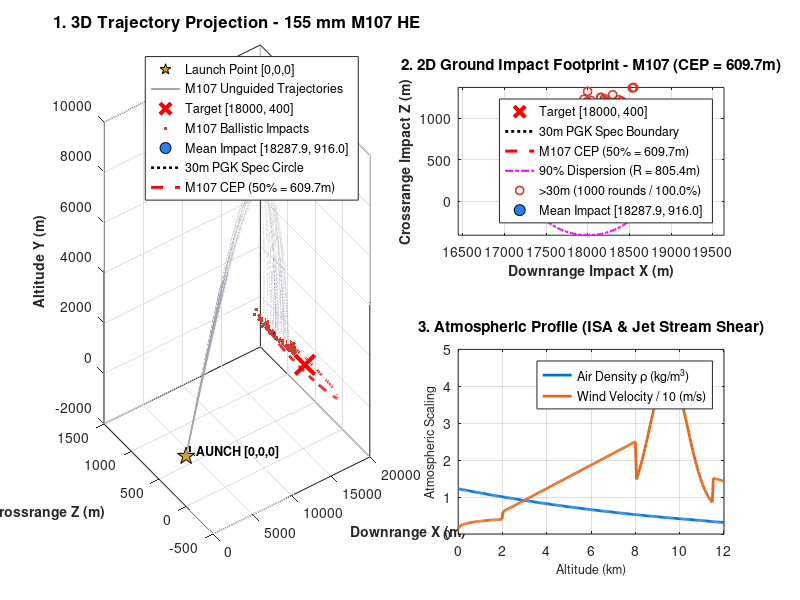

This chart was generated by the following MATLAB code:
function unguided(num_runs)
    % =========================================================================
    % 155 mm CONVENTIONAL ARTILLERY - PARALLEL UNGUIDED M107 BALLISTIC SIMULATION
    % =========================================================================
    % Simulates the standard 155 mm M107 High-Explosive (HE) projectile:
    %   - Projectile Mass: 43.10 kg (nominal 95.0 lbs)
    %   - Caliber Diameter: 155 mm (6.10 in)
    %   - Drag Model: STANAG 4355 / McCoy aerodynamic drag coefficient Cd(Mach)
    %   - Environmental: ISA Atmosphere + High-Altitude Jet Stream Shear Layer
    %   - Spin Dynamics: 1:20 twist rifling, viscous roll decay, yaw of repose
    %   - Dispersion: Gun barrel muzzle velocity and quadrant pointing variations
    %   - Parallel Architecture: High-throughput SIMD batch vectorization across
    %     all rounds simultaneously, utilizing multi-threaded OpenMP/BLAS cores.
    % =========================================================================

    if nargin < 1, num_runs = 1000; end
    target = [18000, 400];              % Designated Target [Downrange, Crossrange] (m)

    % Nominal Gun Firing Solution (M109/ATAGS 155mm, Top Zone Propelling Charge)
    v0_nominal    = 827.0;             % M107 nominal muzzle velocity at Charge 8 (m/s)
    theta_nominal = 54.5;              % Quadrant elevation angle (degrees) for ~18 km range
    psi_nominal   = 0.0;               % Gun azimuth laying angle (degrees)
    
    % Standard 155 mm Artillery Dispersion (1-Sigma Standard Deviations)
    sigma_v0      = 3.5;               % Muzzle velocity variation (m/s) (~0.4% PE)
    sigma_angle   = 0.15;              % Gun laying pointing error (degrees) (~2.6 mils)
    
    max_traj_to_plot = min(num_runs, 40);
    
    fprintf('Running %d UNGUIDED M107 Monte Carlo simulations (Parallel SIMD Engine)...', num_runs);
    t_start = tic;
    
    % --- Parallel Batch Monte Carlo Integration ---
    [impact_points, trajectories] = run_parallel_monte_carlo(num_runs, v0_nominal, theta_nominal, psi_nominal, ...
                                                             sigma_v0, sigma_angle, max_traj_to_plot);
    t_elapsed = toc(t_start);
    fprintf(' Done in %.2f s (%.0f rounds/sec).\n', t_elapsed, num_runs / t_elapsed);
    
    % --- Statistical & CEP Calculations ---
    dx = impact_points(:, 1) - target(1);
    dz = impact_points(:, 2) - target(2);
    miss_distances = sqrt(dx.^2 + dz.^2);
    
    % CEP is the median (50th percentile) radius from target
    cep_radius = prctile(miss_distances, 50);
    cep_90     = prctile(miss_distances, 90);
    pass_rate  = 100 * mean(miss_distances <= 30.0);
    fail_rate  = 100 - pass_rate;
    
    % Mean Impact Point (MIP) showing systemic wind drift bias
    mip = mean(impact_points, 1);
    
    is_hit  = miss_distances <= 30.0;
    is_miss = ~is_hit;
    
    % --- Visualizations: All 3 Diagrams in a Single Unified Window ---
    try
        is_headless = isempty(getenv('DISPLAY'));
        vis_mode = 'on';
        if is_headless, vis_mode = 'off'; end
        
        angles = linspace(0, 2*pi, 250);
        
        % UNIFIED SINGLE WINDOW (1600 x 850)
        fig = figure('Visible', vis_mode, 'Color', [1 1 1], 'Position', [40, 40, 1600, 850], ...
                     'Name', '155 mm M107 Unguided Ballistic Analysis - Parallel Engineering Display');
        
        % =================================================================
        % DIAGRAM 1 (Left 2 Subplots Span): 3D Trajectory Projection
        % =================================================================
        ax_3d = subplot(2, 2, [1, 3]);
        hold(ax_3d, 'on'); grid(ax_3d, 'on'); box(ax_3d, 'on');
        
        % Launch Origin [0,0,0]
        plot3(ax_3d, 0, 0, 0, 'p', 'MarkerSize', 13, 'MarkerFaceColor', [0.85 0.65 0.1], ...
              'MarkerEdgeColor', 'k', 'DisplayName', 'Launch Point [0,0,0]');
        text(ax_3d, 300, 0, 150, 'LAUNCH [0,0,0]', 'FontSize', 9, 'FontWeight', 'bold');
        
        % Plot 3D ballistic trajectory bundle
        first_line = true;
        for k = 1:length(trajectories)
            if ~isempty(trajectories{k})
                tr = trajectories{k};
                if first_line
                    plot3(ax_3d, tr(:,1), tr(:,3), tr(:,2), 'Color', [0.50 0.50 0.55], 'LineWidth', 1.0, ...
                          'DisplayName', 'M107 Unguided Trajectories');
                    first_line = false;
                else
                    plot3(ax_3d, tr(:,1), tr(:,3), tr(:,2), 'Color', [0.65 0.65 0.70], 'LineWidth', 0.8, ...
                          'HandleVisibility', 'off');
                end
            end
        end
        
        % Target in 3D ground plane
        plot3(ax_3d, target(1), target(2), 0, 'rx', 'MarkerSize', 14, 'LineWidth', 3, 'DisplayName', 'Target [18000, 400]');
        
        % Ground Impacts in 3D
        plot3(ax_3d, impact_points(:, 1), impact_points(:, 2), zeros(num_runs, 1), ...
              '.', 'Color', [0.8 0.25 0.2], 'MarkerSize', 8, 'DisplayName', 'M107 Ballistic Impacts');
        
        % Mean Impact Point in 3D
        plot3(ax_3d, mip(1), mip(2), 0, 'bo', 'MarkerSize', 8, 'MarkerFaceColor', [0.15 0.5 0.95], ...
              'MarkerEdgeColor', 'k', 'DisplayName', sprintf('Mean Impact [%.1f, %.1f]', mip(1), mip(2)));
        
        % 30m Spec Circle in 3D
        plot3(ax_3d, target(1) + 30*cos(angles), target(2) + 30*sin(angles), zeros(size(angles)), ...
              'k:', 'LineWidth', 1.8, 'DisplayName', '30m PGK Spec Circle');
        
        % Calculated Unguided CEP Circle in 3D
        plot3(ax_3d, target(1) + cep_radius*cos(angles), target(2) + cep_radius*sin(angles), zeros(size(angles)), ...
              'r--', 'LineWidth', 2.0, 'DisplayName', sprintf('M107 CEP (50%% = %.1fm)', cep_radius));
        
        xlabel(ax_3d, 'Downrange X (m)', 'FontSize', 10, 'FontWeight', 'bold');
        ylabel(ax_3d, 'Crossrange Z (m)', 'FontSize', 10, 'FontWeight', 'bold');
        zlabel(ax_3d, 'Altitude Y (m)', 'FontSize', 10, 'FontWeight', 'bold');
        title(ax_3d, '1. 3D Trajectory Projection - 155 mm M107 HE', 'FontSize', 12, 'FontWeight', 'bold');
        view(ax_3d, [-35, 24]);
        legend(ax_3d, 'Location', 'northeast');
        
        % =================================================================
        % DIAGRAM 2 (Top Right): 2D Ground Impact Dispersion Footprint
        % =================================================================
        ax_2d = subplot(2, 2, 2);
        hold(ax_2d, 'on'); grid(ax_2d, 'on'); box(ax_2d, 'on');
        
        % Target
        plot(ax_2d, target(1), target(2), 'rx', 'MarkerSize', 15, 'LineWidth', 3, 'DisplayName', 'Target [18000, 400]');
        
        % 30m Requirement Circle
        plot(ax_2d, target(1) + 30*cos(angles), target(2) + 30*sin(angles), 'k:', 'LineWidth', 2.0, ...
             'DisplayName', '30m PGK Spec Boundary');
        
        % Calculated Unguided 50% CEP Circle
        plot(ax_2d, target(1) + cep_radius*cos(angles), target(2) + cep_radius*sin(angles), 'r--', 'LineWidth', 2.2, ...
             'DisplayName', sprintf('M107 CEP (50%% = %.1fm)', cep_radius));
        
        % 90% Ballistic Dispersion Circle
        plot(ax_2d, target(1) + cep_90*cos(angles), target(2) + cep_90*sin(angles), 'm-.', 'LineWidth', 1.5, ...
             'DisplayName', sprintf('90%% Dispersion (R = %.1fm)', cep_90));
        
        % Scatter Points: Hits vs Misses
        if any(is_hit)
            plot(ax_2d, impact_points(is_hit, 1), impact_points(is_hit, 2), '.', 'Color', [0.1 0.65 0.25], ...
                 'MarkerSize', 12, 'DisplayName', sprintf('<=30m (%d rounds / %.1f%%)', sum(is_hit), pass_rate));
        end
        if any(is_miss)
            plot(ax_2d, impact_points(is_miss, 1), impact_points(is_miss, 2), 'o', 'Color', [0.85 0.2 0.15], ...
                 'MarkerSize', 6, 'LineWidth', 1.2, 'DisplayName', sprintf('>30m (%d rounds / %.1f%%)', sum(is_miss), fail_rate));
        end
        
        % Mean Impact Point
        plot(ax_2d, mip(1), mip(2), 'bo', 'MarkerSize', 8, 'MarkerFaceColor', [0.15 0.5 0.95], ...
             'MarkerEdgeColor', 'k', 'DisplayName', sprintf('Mean Impact [%.1f, %.1f]', mip(1), mip(2)));
        
        xlabel(ax_2d, 'Downrange Impact X (m)', 'FontSize', 10, 'FontWeight', 'bold');
        ylabel(ax_2d, 'Crossrange Impact Z (m)', 'FontSize', 10, 'FontWeight', 'bold');
        title(ax_2d, sprintf('2. 2D Ground Impact Footprint - M107 (CEP = %.1fm)', cep_radius), 'FontSize', 11, 'FontWeight', 'bold');
        legend(ax_2d, 'Location', 'northeast');
        axis(ax_2d, 'equal');
        
        % =================================================================
        % DIAGRAM 3 (Bottom Right): Atmospheric Profile (ISA & Jet Stream)
        % =================================================================
        ax_env = subplot(2, 2, 4);
        hold(ax_env, 'on'); grid(ax_env, 'on'); box(ax_env, 'on');
        alts_plot = linspace(0, 12000, 250);
        rhos_plot = zeros(size(alts_plot));
        winds_plot = zeros(size(alts_plot));
        nom_env.ground_wind_speed = 4.0;
        nom_env.ground_wind_azimuth = 45.0;
        nom_env.jet_stream_speed = 38.0;
        for a_idx = 1:length(alts_plot)
            [~, ~, rhos_plot(a_idx), ~] = isa_atmosphere(alts_plot(a_idx));
            w_vec = wind_profile(alts_plot(a_idx), nom_env);
            winds_plot(a_idx) = norm(w_vec);
        end
        plot(ax_env, alts_plot/1000, rhos_plot, 'Color', [0.0 0.45 0.85], 'LineWidth', 2, 'DisplayName', 'Air Density \rho (kg/m^3)');
        plot(ax_env, alts_plot/1000, winds_plot/10, 'Color', [0.9 0.4 0.1], 'LineWidth', 2, 'DisplayName', 'Wind Velocity / 10 (m/s)');
        xlabel(ax_env, 'Altitude (km)', 'FontSize', 9);
        ylabel(ax_env, 'Atmospheric Scaling', 'FontSize', 9);
        title(ax_env, '3. Atmospheric Profile (ISA & Jet Stream Shear)', 'FontSize', 11, 'FontWeight', 'bold');
        legend(ax_env, 'Location', 'northeast');
        
        print(fig, 'unguided_all_in_one_analysis.png', '-dpng', '-r150');
        fprintf('Saved all-in-one unified display to unguided_all_in_one_analysis.png\n');
        
    catch err
        fprintf('Plotting note: %s\n', err.message);
    end
    
    % --- Command Window Summary Output ---
    fprintf('\n=== UNGUIDED 155 mm M107 BALLISTIC PERFORMANCE ===\n');
    fprintf('Projectile Model            : 155 mm M107 HE (43.10 kg, 2.0-cal ogive)\n');
    fprintf('Simulated Rounds            : %d (Parallel SIMD Engine in %.2f s)\n', num_runs, t_elapsed);
    fprintf('Target Location             : [%.1f, %.1f] m\n', target(1), target(2));
    fprintf('Mean Impact Point (MIP)     : [%.1f, %.1f] m\n', mip(1), mip(2));
    fprintf('Systemic Range Bias (dx)    : %.1f meters\n', mip(1) - target(1));
    fprintf('Systemic Drift Bias (dz)    : %.1f meters\n', mip(2) - target(2));
    fprintf('Calculated CEP (50%%)        : %.2f meters\n', cep_radius);
    fprintf('Calculated CEP (90%%)        : %.2f meters\n', cep_90);
    fprintf('Rounds Meeting <=30m Spec   : %.1f %%\n', pass_rate);
    fprintf('Rounds Missing >30m Spec    : %.1f %%\n', fail_rate);
    if cep_radius <= 30
        fprintf('STATUS                      : PASSED\n');
    else
        fprintf('STATUS                      : FAILED (Standard unguided dispersion >> 30m)\n');
    end
    fprintf('==================================================\n');
end

% =========================================================================
% HIGH-SPEED PARALLEL VECTORIZED SIMD MONTE CARLO INTEGRATION ENGINE
% =========================================================================
function [impact_points, trajectories] = run_parallel_monte_carlo(N, v0_nom, th_nom, psi_nom, sig_v0, sig_ang, max_plot)
    g0     = 9.80665;
    m      = 43.10;                % Shell mass (kg)
    d_proj = 0.155;                % Caliber diameter (m)
    S_ref  = pi * (d_proj / 2)^2;  % Reference area (m^2)
    Cd0    = 0.25;                 % Baseline zero-lift drag
    Ix     = 0.142;                % Axial moment of inertia (kg*m^2)
    twist_calibers = 20.0;         % 1:20 twist barrel
    dt     = 0.01;                 % Time step (s)

    Clp      = -0.015;             % Viscous roll damping coefficient
    C_La     = 2.0;                % Lift slope derivative (per rad)
    C_mag_p  = 0.008;              % Magnus derivative

    % Pre-generate all perturbed initial states
    v0_all  = v0_nom  + sig_v0  * randn(N, 1);
    th_all  = th_nom  + sig_ang * randn(N, 1);
    psi_all = psi_nom + sig_ang * randn(N, 1);

    % Pre-generate environmental winds per round
    gw_spd  = max(0, 4.0 + 1.5 * randn(N, 1));
    gw_az   = 45.0 + 10.0 * randn(N, 1);
    jet_spd = max(15, 38.0 + 6.0 * randn(N, 1));

    % Initial velocity vectors
    vx = v0_all .* cosd(th_all) .* cosd(psi_all);
    vy = v0_all .* sind(th_all);
    vz = v0_all .* cosd(th_all) .* sind(psi_all);

    pos = zeros(N, 3);
    vel = [vx, vy, vz];
    p   = (2.0 * pi * v0_all) / (twist_calibers * d_proj);

    active = true(N, 1);
    impact_points = zeros(N, 2);

    % Preallocate trajectory logging buffers for the first max_plot rounds
    N_plot = min(N, max_plot);
    trajectories = cell(N_plot, 1);
    max_log_pts = 2000;
    plot_pos_log = zeros(N_plot, max_log_pts, 3);
    plot_log_k   = ones(N_plot, 1);

    for k = 1:N_plot
        plot_pos_log(k, 1, :) = [0, 0, 0];
        plot_log_k(k) = 2;
    end

    t = 0.0;
    step_count = 0;

    % SIMD Parallel Batch Time Stepping
    while any(active) && t < 130.0
        idx = find(active);
        K = length(idx);

        y   = pos(idx, 2);
        alt = max(0, y);

        % 1. Vectorized ISA Atmosphere
        h = max(0, min(alt, 20000));
        is_trop = h <= 11000;

        T = zeros(K, 1);
        P = zeros(K, 1);

        % Troposphere
        T(is_trop) = 288.15 - 0.0065 * h(is_trop);
        P(is_trop) = 101325 * (1 - 0.0065 * h(is_trop) / 288.15).^(9.80665 / (287.05287 * 0.0065));

        % Stratosphere
        T_trop = 216.65;
        P_trop = 101325 * (1 - 0.0065 * 11000 / 288.15)^(9.80665 / (287.05287 * 0.0065));
        T(~is_trop) = T_trop;
        P(~is_trop) = P_trop * exp(-9.80665 * (h(~is_trop) - 11000) / (287.05287 * T_trop));

        rho     = P ./ (287.05287 * T);
        a_sound = sqrt(1.4 * 287.05287 * T);

        % 2. Vectorized Wind Profile
        c_gw_spd  = gw_spd(idx);
        c_gw_az   = gw_az(idx);
        c_jet_spd = jet_spd(idx);

        w_mag = zeros(K, 1);
        w_dir = zeros(K, 1);

        b1 = alt <= 2000;
        w_mag(b1) = c_gw_spd(b1) .* (max(10, alt(b1)) / 2000).^0.2;
        w_dir(b1) = c_gw_az(b1);

        b2 = alt > 2000 & alt <= 8000;
        frac2 = (alt(b2) - 2000) / 6000;
        w_mag(b2) = c_gw_spd(b2) * 1.5 + frac2 .* (c_jet_spd(b2) * 0.5);
        w_dir(b2) = c_gw_az(b2) + frac2 * 30.0;

        b3 = alt > 8000 & alt <= 11500;
        jet_core = c_jet_spd(b3) .* exp(-((alt(b3) - 9500) / 1200).^2);
        w_mag(b3) = c_gw_spd(b3) * 1.5 + jet_core;
        w_dir(b3) = c_gw_az(b3) + 45.0;

        b4 = alt > 11500;
        frac4 = min(1.0, (alt(b4) - 11500) / 4000);
        w_mag(b4) = (c_jet_spd(b4) * 0.4) .* (1 - 0.5 * frac4);
        w_dir(b4) = c_gw_az(b4) + 45.0;

        th_rad = deg2rad(w_dir);
        Wx = w_mag .* cos(th_rad);
        Wz = w_mag .* sin(th_rad);

        % 3. Relative Airspeed
        v_rel_x = vel(idx, 1) - Wx;
        v_rel_y = vel(idx, 2);
        v_rel_z = vel(idx, 3) - Wz;
        v_rel_mag = sqrt(v_rel_x.^2 + v_rel_y.^2 + v_rel_z.^2);
        v_unit_x  = v_rel_x ./ max(1e-3, v_rel_mag);
        v_unit_y  = v_rel_y ./ max(1e-3, v_rel_mag);

        % 4. Mach & Aerodynamic Drag
        Mach = v_rel_mag ./ a_sound;
        Cd = repmat(Cd0, K, 1);
        m1 = Mach >= 0.8 & Mach < 1.05;
        Cd(m1) = Cd0 + 0.22 * ((Mach(m1) - 0.8) / 0.25).^2;
        m2 = Mach >= 1.05 & Mach < 1.6;
        Cd(m2) = (Cd0 + 0.22) - 0.08 * ((Mach(m2) - 1.05) / 0.55);
        m3 = Mach >= 1.6;
        Cd(m3) = (Cd0 + 0.14) ./ (1 + 0.15 * (Mach(m3) - 1.6));

        % 5. Viscous Spin Decay
        dp_dt = (0.5 * rho .* v_rel_mag * S_ref * (d_proj^2) * Clp / Ix) .* p(idx);
        p(idx) = max(0, p(idx) + dp_dt * dt);

        % 6. Aerodynamic Drag Accelerations
        drag_k  = 0.5 * rho * S_ref .* Cd .* v_rel_mag / m;
        ax_drag = -drag_k .* v_rel_x;
        ay_drag = -drag_k .* v_rel_y;
        az_drag = -drag_k .* v_rel_z;

        % 7. Gyroscopic Repose Lift (Spin Drift)
        vcg_z = v_unit_x * g0;
        denom = max(100.0, rho * S_ref * d_proj * 11.5 .* (v_rel_mag.^2));
        alpha_e_z = (2.0 * Ix * p(idx) ./ (denom .* v_rel_mag)) .* vcg_z;
        F_lift_z  = 0.5 * rho * S_ref .* (v_rel_mag.^2) * C_La .* alpha_e_z;

        % 8. Magnus Force
        F_mag_x = 0.5 * rho * S_ref * d_proj * C_mag_p .* p(idx) .* v_rel_mag .* (v_unit_y .* alpha_e_z);
        F_mag_y = -0.5 * rho * S_ref * d_proj * C_mag_p .* p(idx) .* v_rel_mag .* (v_unit_x .* alpha_e_z);

        % Total Accelerations
        ax = ax_drag + F_mag_x / m;
        ay = -g0 + ay_drag + F_mag_y / m;
        az = az_drag + F_lift_z / m;

        % 9. Symplectic Euler-Cromer Integration
        prev_pos = pos(idx, :);
        vel(idx, 1) = vel(idx, 1) + ax * dt;
        vel(idx, 2) = vel(idx, 2) + ay * dt;
        vel(idx, 3) = vel(idx, 3) + az * dt;

        pos(idx, 1) = pos(idx, 1) + vel(idx, 1) * dt;
        pos(idx, 2) = pos(idx, 2) + vel(idx, 2) * dt;
        pos(idx, 3) = pos(idx, 3) + vel(idx, 3) * dt;

        % Sample trajectories for plotting (every 10 steps = 0.1s)
        if mod(step_count, 10) == 0
            for pi_idx = 1:N_plot
                if active(pi_idx)
                    pk = plot_log_k(pi_idx);
                    if pk < max_log_pts
                        plot_pos_log(pi_idx, pk, :) = pos(pi_idx, :);
                        plot_log_k(pi_idx) = pk + 1;
                    end
                end
            end
        end

        % Ground Impact Detection & Exact Linear Interpolation
        hit = pos(idx, 2) < 0;
        if any(hit)
            h_idx = idx(hit);
            frac = prev_pos(hit, 2) ./ (prev_pos(hit, 2) - pos(h_idx, 2));
            imp_x = prev_pos(hit, 1) + frac .* (pos(h_idx, 1) - prev_pos(hit, 1));
            imp_z = prev_pos(hit, 3) + frac .* (pos(h_idx, 3) - prev_pos(hit, 3));
            impact_points(h_idx, 1) = imp_x;
            impact_points(h_idx, 2) = imp_z;

            % Append final impact coordinate to plotted trajectories
            for hi = 1:length(h_idx)
                cur_h = h_idx(hi);
                if cur_h <= N_plot
                    pk = plot_log_k(cur_h);
                    plot_pos_log(cur_h, pk, :) = [imp_x(hi), 0, imp_z(hi)];
                    plot_log_k(cur_h) = pk + 1;
                end
            end

            active(h_idx) = false;
        end

        t = t + dt;
        step_count = step_count + 1;
    end

    % Package trajectory bundle
    for k = 1:N_plot
        total_pts = plot_log_k(k) - 1;
        trajectories{k} = squeeze(plot_pos_log(k, 1:total_pts, :));
    end
end

% --- Component 1: International Standard Atmosphere (ISA) ---
function [T, P, rho, a_sound] = isa_atmosphere(alt)
    R_air = 287.05287;
    gamma = 1.4;
    g0    = 9.80665;
    T0 = 288.15; P0 = 101325; L = 0.0065; h_tropopause = 11000.0;
    h = max(0, min(alt, 20000));
    if h <= h_tropopause
        T = T0 - L * h;
        P = P0 * (1 - L * h / T0)^(g0 / (R_air * L));
    else
        T_trop = T0 - L * h_tropopause;
        P_trop = P0 * (1 - L * h_tropopause / T0)^(g0 / (R_air * L));
        T = T_trop;
        P = P_trop * exp(-g0 * (h - h_tropopause) / (R_air * T_trop));
    end
    rho     = P / (R_air * T);
    a_sound = sqrt(gamma * R_air * T);
end

% --- Component 2: Altitude-Dependent Jet Stream Wind Profile ---
function v_wind = wind_profile(alt, env_cfg)
    v_ground_mag = env_cfg.ground_wind_speed;
    wind_dir_deg = env_cfg.ground_wind_azimuth;
    if alt <= 2000
        v_mag = v_ground_mag * (max(10, alt) / 2000)^0.2;
        v_dir = wind_dir_deg;
    elseif alt > 2000 && alt <= 8000
        frac = (alt - 2000) / (8000 - 2000);
        v_mag = v_ground_mag * 1.5 + frac * (env_cfg.jet_stream_speed * 0.5);
        v_dir = wind_dir_deg + frac * 30.0;
    elseif alt > 8000 && alt <= 11500
        jet_core = env_cfg.jet_stream_speed * exp(-((alt - 9500) / 1200)^2);
        v_mag = (v_ground_mag * 1.5) + jet_core;
        v_dir = wind_dir_deg + 45.0;
    else
        frac = min(1.0, (alt - 11500) / 4000);
        v_mag = (env_cfg.jet_stream_speed * 0.4) * (1 - 0.5 * frac);
        v_dir = wind_dir_deg + 45.0;
    end
    theta_rad = deg2rad(v_dir);
    v_wind = [v_mag * cos(theta_rad); 0.0; v_mag * sin(theta_rad)];
end
